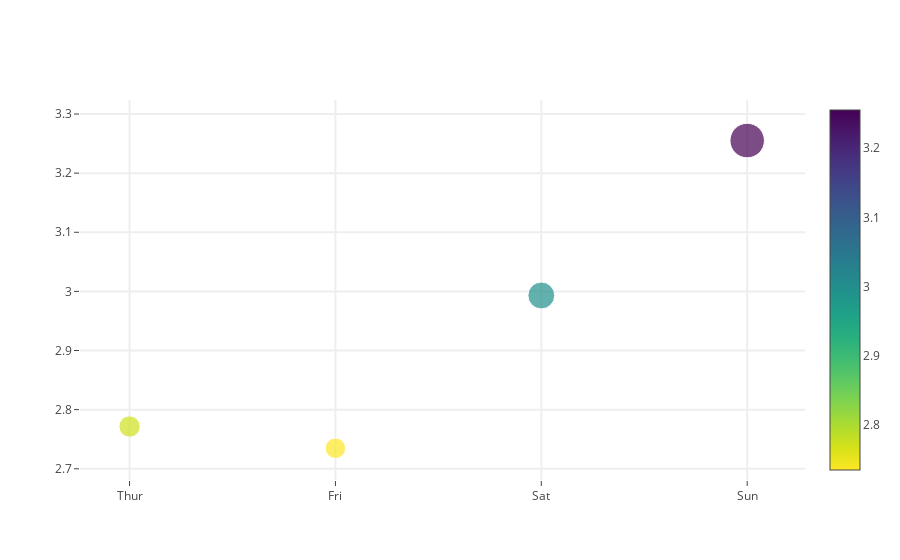

The code cell stored with this chart in its notebook:
### Code cell
data = load_tips(group="day")
plotly_scatterplot(data, "day", "tip", size=3)

### Figure 1 — Plotly figure (JSON) as saved in the notebook; plotly's stock layout.template omitted (floating-point values rounded to 4 significant figures)
{"data": [{"marker": {"cauto": true, "cmax": 3.255, "cmin": 2.735, "color": [2.771, 2.735, 2.993, 3.255], "colorscale": "Viridis", "reversescale": true, "showscale": true, "size": [21.29, 20.45, 26.81, 34.49], "sizemode": "diameter", "sizeref": 1}, "mode": "markers", "text": ["Thur", "Fri", "Sat", "Sun"], "type": "scatter", "uid": "41372179-c014-486b-a66b-8f3645f23734", "x": ["Thur", "Fri", "Sat", "Sun"], "y": [2.771, 2.735, 2.993, 3.255]}], "layout": {"autosize": true, "hovermode": "closest", "showlegend": false, "xaxis": {"autorange": true, "gridwidth": 2, "range": [-0.2261, 3.258], "ticklen": 5, "type": "category", "zeroline": false}, "yaxis": {"autorange": true, "gridwidth": 2, "range": [2.669, 3.343], "ticklen": 5, "type": "linear"}}}
